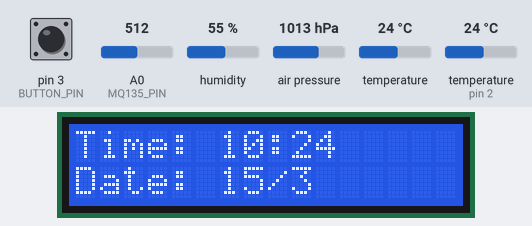
The sketch below on a simulated Arduino Uno, built with avr-gcc and run on an emulated ATmega328P. Parts: 16×2 character LCD. The inputs (shaded band) are chosen by the test bench; at power-on: A0 (MQ135_PIN) = 512, air pressure 1013 hPa, temperature 24 °C, pin 3 (BUTTON_PIN) HIGH, humidity 55 %, temperature (sensor on pin 2) 24 °C. The local clock reads 2024-03-15 10:24:30 at power-on unless the sketch sets it; what the sketch prints to the serial monitor is not drawn.

Above: at 3.2 s.
3.3 s: A0 (MQ135_PIN) set to 417
At 12.5 s:
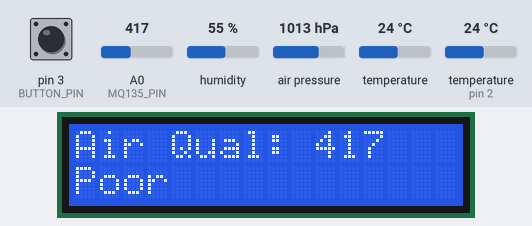
13.2 s: A0 (MQ135_PIN) set to 386
At 14.3 s:
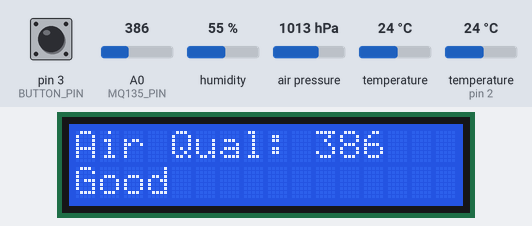
17.5 s: A0 (MQ135_PIN) set to 190
27.4 s: air pressure set to 952 hPa
At 27.9 s:
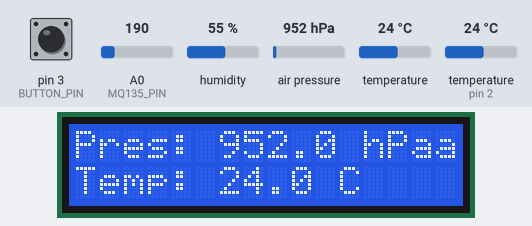
33.6 s: A0 (MQ135_PIN) set to 710
43.5 s: temperature (sensor 0) set to 2 °C
At 44.0 s:
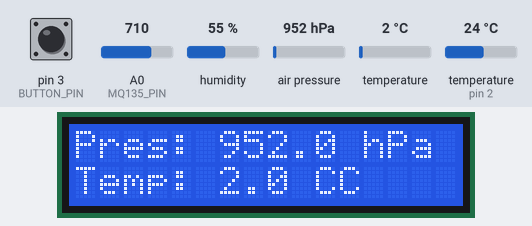
Timing chart, 0 to 46.5 s (numbered marks = the images above; inputs shaded):
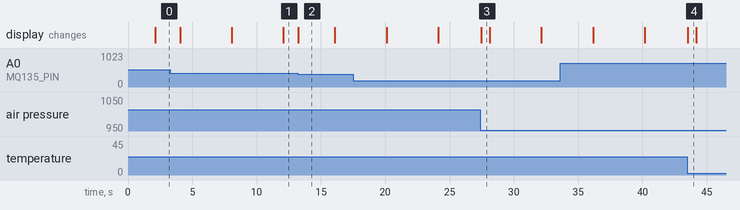

Measured:
- the behaviour switches between 400 and 399 on A0 (MQ135_PIN) (found by bisection; images 1 and 2)
- after the input at 13.2 s, the display: changes at once (image 2)
- after the input at 27.4 s, the display: changes after 0.06 s (image 3)
- after the input at 43.5 s, the display: changes at once (image 4)
- what the display in image 2 shows lasts 2.9 s, from 13.2 s to 16.1 s
- what the display in image 3 shows lasts 0.6 s, from 27.5 s to 28.1 s
- what the display in image 4 shows lasts 0.7 s, from 43.5 s to 44.2 s

The sketch:

Esp_annaHome_Arduino.ino
```cpp
#include <Wire.h>
#include <LiquidCrystal_I2C.h>
#include <RTClib.h>
#include <DHT.h>
#include <Adafruit_BMP085.h>

// LCD, RTC, DHT, BMP180 setup
LiquidCrystal_I2C lcd(0x27, 16, 2);
RTC_DS1307 rtc;
#define DHTPIN 2
#define DHTTYPE DHT11
DHT dht(DHTPIN, DHTTYPE);
Adafruit_BMP085 bmp;

// MQ135 sensor pin
#define MQ135_PIN A0

// Button pin
#define BUTTON_PIN 3

// Variables
unsigned long lastChange = 0;
int displayMode = 0;  // 0: RTC, 1: DHT, 2: BMP, 3: MQ135
bool manualMode = false;
bool lastButtonState = HIGH;
unsigned long lastButtonTime = 0;
const unsigned long debounceDelay = 200;
const unsigned long autoInterval = 4000; // 4 sec interval for auto change
unsigned long lastSerialPrint = 0;       // For Serial Monitor printing
const unsigned long serialInterval = 5000; // Every 5 sec print to Serial

void setup() {
  Wire.begin();
  lcd.init();
  lcd.backlight();
  pinMode(BUTTON_PIN, INPUT_PULLUP);
  Serial.begin(9600);

  rtc.begin();
  dht.begin();
  bmp.begin();
  lcd.clear();
  lcd.setCursor(0, 0);
  lcd.print("Env Monitor");
  lcd.setCursor(0, 1);
  lcd.print("Initializing...");
  delay(2000);
  lcd.clear();

  Serial.println("=== Environmental Monitor Started ===");
}

void loop() {
  unsigned long currentMillis = millis();
  bool buttonState = digitalRead(BUTTON_PIN);

  // Handle button press (manual mode)
  if (buttonState == LOW && lastButtonState == HIGH && (currentMillis - lastButtonTime) > debounceDelay) {
    displayMode++;
    if (displayMode > 3) displayMode = 0;
    manualMode = true;
    lastButtonTime = currentMillis;
    lcd.clear();
  }
  lastButtonState = buttonState;

  // Auto mode after inactivity
  if ((currentMillis - lastButtonTime) > 15000) { // 15s inactivity → auto mode
    manualMode = false;
  }

  // Change screen automatically if in auto mode
  if (!manualMode && (currentMillis - lastChange > autoInterval)) {
    displayMode++;
    if (displayMode > 3) displayMode = 0;
    lastChange = currentMillis;
    lcd.clear();
  }

  // Display data based on mode
  switch (displayMode) {
    case 0: showTime(); break;
    case 1: showDHT(); break;
    case 2: showBMP(); break;
    case 3: showMQ135(); break;
  }

  // Print all data together to Serial Monitor every few seconds
  if (currentMillis - lastSerialPrint > serialInterval) {
    printAllDataToSerial();
    lastSerialPrint = currentMillis;
  }
}

// ---------------- DISPLAY FUNCTIONS ----------------
void showTime() {
  DateTime now = rtc.now();
  lcd.setCursor(0, 0);
  lcd.print("Time: ");
  lcd.print(now.hour());
  lcd.print(":");
  if (now.minute() < 10) lcd.print("0");
  lcd.print(now.minute());

  lcd.setCursor(0, 1);
  lcd.print("Date: ");
  lcd.print(now.day());
  lcd.print("/");
  lcd.print(now.month());
}

void showDHT() {
  float h = dht.readHumidity();
  float t = dht.readTemperature();
  lcd.setCursor(0, 0);
  lcd.print("Temp: ");
  lcd.print(t, 1);
  lcd.print(" C");

  lcd.setCursor(0, 1);
  lcd.print("Hum: ");
  lcd.print(h, 1);
  lcd.print(" %");
}

void showBMP() {
  float p = bmp.readPressure() / 100.0;
  float t = bmp.readTemperature();
  lcd.setCursor(0, 0);
  lcd.print("Pres: ");
  lcd.print(p, 1);
  lcd.print(" hPa");

  lcd.setCursor(0, 1);
  lcd.print("Temp: ");
  lcd.print(t, 1);
  lcd.print(" C");
}

void showMQ135() {
  int value = analogRead(MQ135_PIN);
  lcd.setCursor(0, 0);
  lcd.print("Air Qual: ");
  lcd.print(value);
  lcd.setCursor(0, 1);
  if (value < 200) lcd.print("Fresh Air :)");
  else if (value < 400) lcd.print("Good");
  else if (value < 700) lcd.print("Poor");
  else lcd.print("Bad!");
}

// ---------------- SERIAL PRINT FUNCTION ----------------
void printAllDataToSerial() {
  DateTime now = rtc.now();
  float h = dht.readHumidity();
  float tDHT = dht.readTemperature();
  float p = bmp.readPressure() / 100.0;
  float tBMP = bmp.readTemperature();
  int mq = analogRead(MQ135_PIN);


  Serial.print(now.hour()); Serial.print(";");
  Serial.print(now.minute()); Serial.print(";");
  Serial.print(now.second()); Serial.print(";");
  Serial.print(now.day()); Serial.print(";");
  Serial.print(now.month()); Serial.print(";");
  Serial.print(now.year()); Serial.print(";");
  Serial.print(tDHT, 1); Serial.print(";");
  Serial.print(h, 1); Serial.print(";");
  Serial.print(tBMP, 1); Serial.print(";");
  Serial.print(p, 1); Serial.print(";");
  Serial.print(mq);
  Serial.println(" ");

}
// ---------------- END OF CODE ----------------
```
